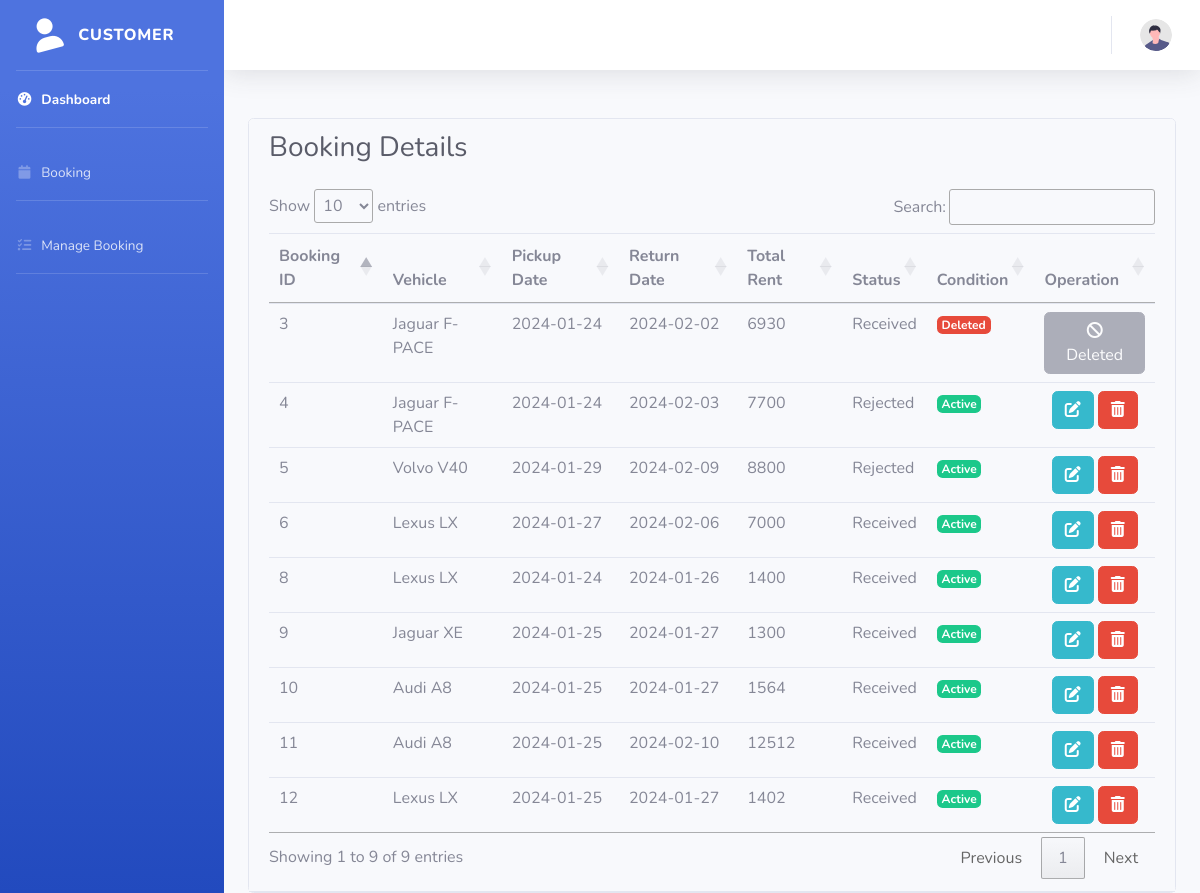
/rental/custmanage.php (signed in), run on the app's committed database.
### tables this page shows
CREATE TABLE `tb_booking` (
  `b_id` int(10) NOT NULL,
  `b_ic` varchar(15) NOT NULL,
  `b_req` varchar(10) NOT NULL,
  `b_pdate` date NOT NULL,
  `b_rdate` date NOT NULL,
  `b_total` float NOT NULL,
  `b_status` int(2) NOT NULL,
  `b_cond` varchar(10) DEFAULT 'active'
);

CREATE TABLE `tb_vehicle` (
  `v_req` varchar(10) NOT NULL,
  `v_model` varchar(50) NOT NULL,
  `v_type` varchar(20) NOT NULL,
  `v_color` varchar(20) DEFAULT NULL,
  `v_price` float NOT NULL,
  `v_status` enum('active','inactive') DEFAULT 'active'
);

CREATE TABLE `tb_status` (
  `s_id` int(2) NOT NULL,
  `s_desc` varchar(20) NOT NULL
);

### rental/custmanage.php (the view, shortened to what this page needs)
<?php
include('dbconnect.php');
$suic = $_SESSION['suic'];
$sql = "SELECT * FROM tb_booking
        LEFT JOIN tb_vehicle ON tb_booking.b_req=tb_vehicle.v_req
        LEFT JOIN tb_status ON tb_booking.b_status=tb_status.s_id
        WHERE b_ic=$suic";
$result = mysqli_query($con, $sql);
?>
<!DOCTYPE html>
<html lang="en">
<head>
    <link rel="stylesheet" type="text/css" href="https://cdn.datatables.net/1.10.25/css/jquery.dataTables.css">
    <link rel="stylesheet" href="https://stackpath.bootstrapcdn.com/bootstrap/4.5.2/css/bootstrap.min.css">
</head>
<body>
    <div id="wrapper">
        <?php include 'sidebar.php'; ?>
        <div id="content-wrapper" class="d-flex flex-column">
        <?php include 'topbar.php'; ?>
        <!DOCTYPE html>
<html lang="en">
<head>
    <link rel="stylesheet" type="text/css" href="https://cdn.datatables.net/1.10.25/css/jquery.dataTables.css">
</head>
<body>
    <div class="container">
        <br>
        <br>
         <div class="card card-position">
              <div class="card-header">
        <h1 class="h3 mb-4 text-gray-800">Booking Details</h1>
        <table id="bookingTable" class="table table-hover">
            <thead>
                <tr>
                    <th scope="col">Booking ID</th>
                    <th scope="col">Vehicle</th>
                    <th scope="col">Pickup Date</th>
                    <th scope="col">Return Date</th>
                    <th scope="col">Total Rent</th>
                    <th scope="col">Status</th>
                    <th scope="col">Condition</th>
                    <th scope="col">Operation</th>
                </tr>
            </thead>
            <tbody>
                <?php
                while ($row = mysqli_fetch_array($result)) {
                    echo "<tr>";
                    echo " <td>" . $row['b_id'] . "</td>";
                    echo " <td>" . $row['v_model'] . "</td>";
                    echo " <td>" . $row['b_pdate'] . "</td>";
                    echo " <td>" . $row['b_rdate'] . "</td>";
                    echo " <td>" . $row['b_total'] . "</td>";
                    echo " <td>" . $row['s_desc'] . "</td>";
                     echo " <td>";
    if ($row['b_cond'] == 'deleted') {
        echo '<span class="badge badge-danger">Deleted</span>';
    } else
        echo '<span class="badge badge-success">Active</span>';
  echo "</td>";
echo "<td class='d-flex justify-content-center'>";
if ($row['b_cond'] !== 'deleted') {
    echo "<a href='custmodify.php?id=" . $row['b_id'] . "' class='btn btn-info' title='Edit'><i class='fas fa-edit'></i></a>&nbsp";
    echo "<button class='btn btn-danger' onclick='confirmCancel(" . $row['b_id'] . ")' title='Cancel'><i class='fas fa-trash-alt'></i></button>";
} else {
    echo "<button class='btn btn-secondary' disabled title='Deleted'><i class='fas fa-ban'></i> Deleted</button>";
}
echo "</td>";
                    echo "</tr>";
                }
                ?>
            </tbody>
        </table>
    </div>
</div>
</div>
</body>
</html>

### data on the page
tb_booking: b_id "3", b_req.v_model "Jaguar F-PACE", b_pdate "2024-01-24", b_rdate "2024-02-02", b_total "6930", b_status.s_desc "Received", b_cond "Deleted"
tb_booking: b_id "4", b_req.v_model "Jaguar F-PACE", b_pdate "2024-01-24", b_rdate "2024-02-03", b_total "7700", b_status.s_desc "Rejected", b_cond "Active"
tb_booking: b_id "5", b_req.v_model "Volvo V40", b_pdate "2024-01-29", b_rdate "2024-02-09", b_total "8800", b_status.s_desc "Rejected", b_cond "Active"
tb_booking: b_id "6", b_req.v_model "Lexus LX", b_pdate "2024-01-27", b_rdate "2024-02-06", b_total "7000", b_status.s_desc "Received", b_cond "Active"
tb_booking: b_id "8", b_req.v_model "Lexus LX", b_pdate "2024-01-24", b_rdate "2024-01-26", b_total "1400", b_status.s_desc "Received", b_cond "Active"
tb_booking: b_id "9", b_req.v_model "Jaguar XE", b_pdate "2024-01-25", b_rdate "2024-01-27", b_total "1300", b_status.s_desc "Received", b_cond "Active"
tb_booking: b_id "10", b_req.v_model "Audi A8", b_pdate "2024-01-25", b_rdate "2024-01-27", b_total "1564", b_status.s_desc "Received", b_cond "Active"
tb_booking: b_id "11", b_req.v_model "Audi A8", b_pdate "2024-01-25", b_rdate "2024-02-10", b_total "12512", b_status.s_desc "Received", b_cond "Active"
tb_booking: b_id "12", b_req.v_model "Lexus LX", b_pdate "2024-01-25", b_rdate "2024-01-27", b_total "1402", b_status.s_desc "Received", b_cond "Active"
